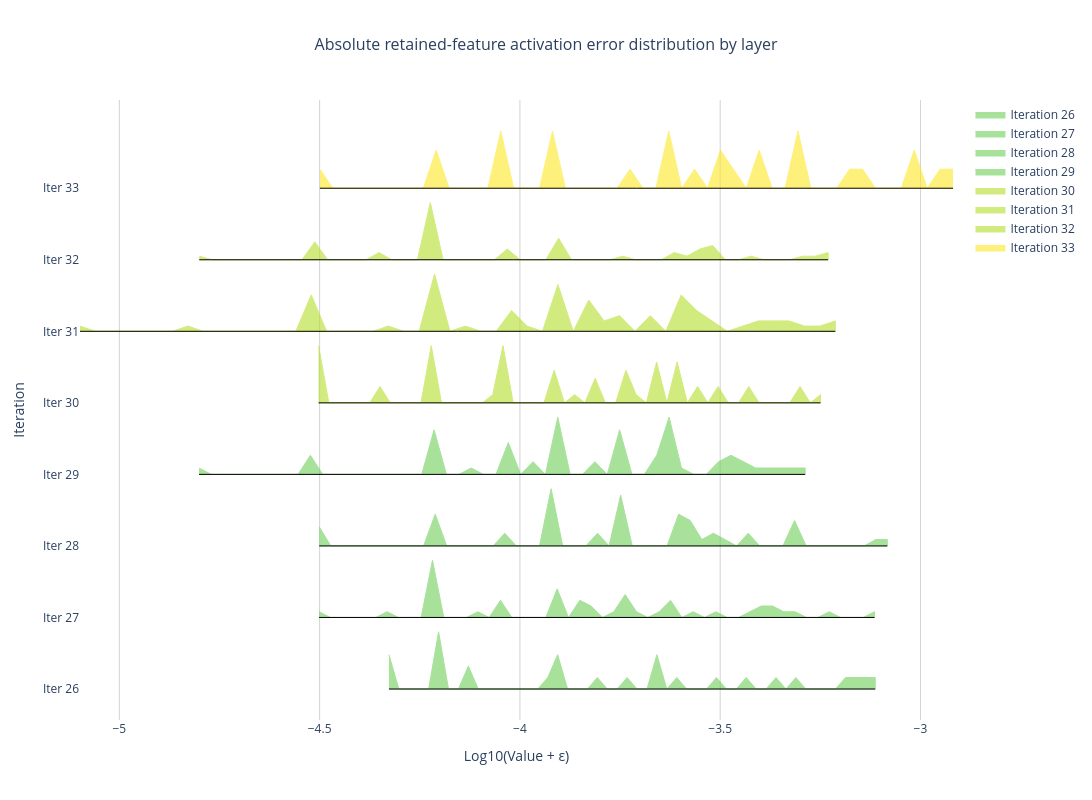

Notebook code cell kept with this figure:
### Code cell
layer_error_distribution = build_layer_error_distribution(artifacts.report)
plot_ridgeline_convergence(
    layer_error_distribution,
    title="Absolute retained-feature activation error distribution by layer",
)
